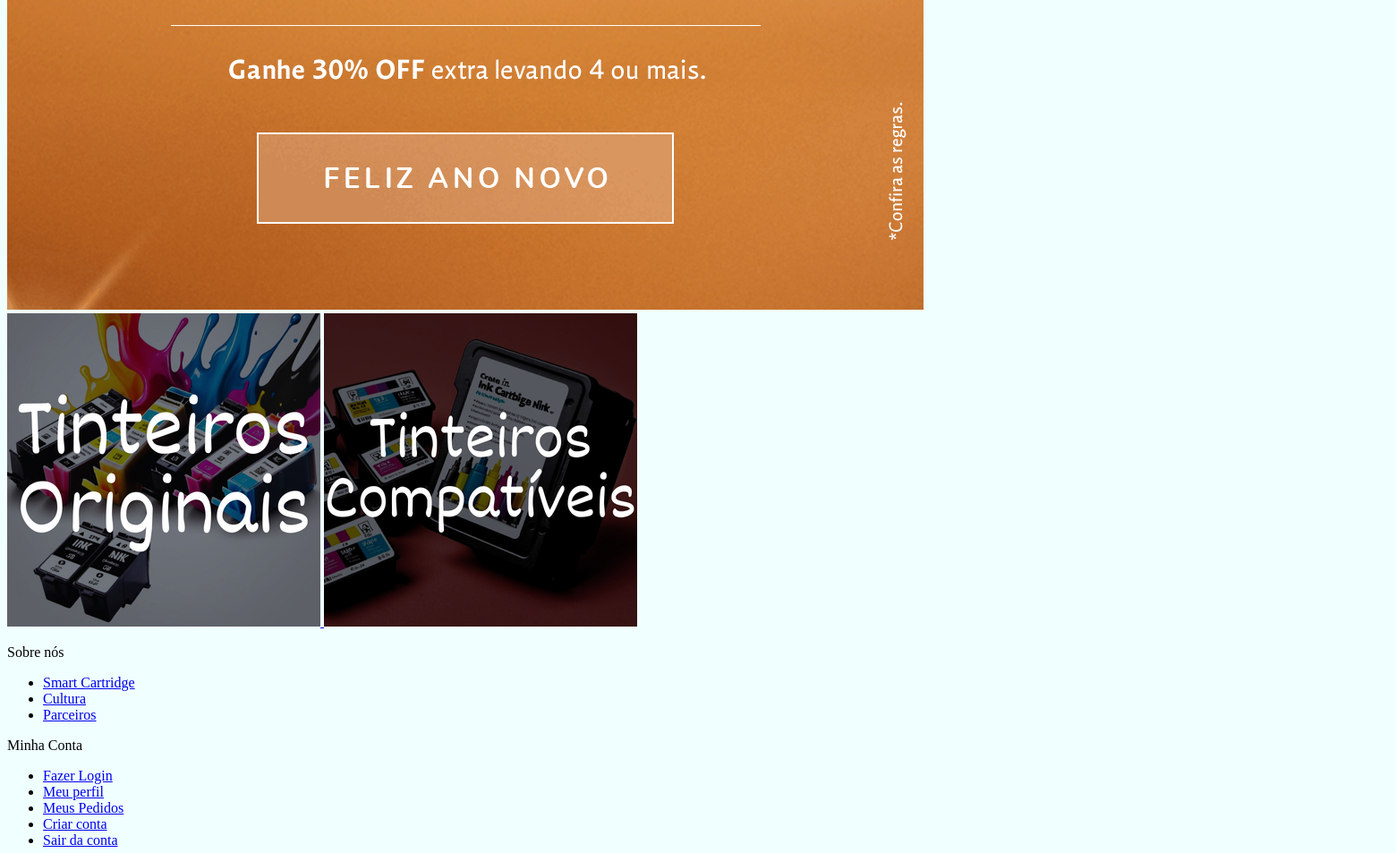
The app's page / (middle part), older data.
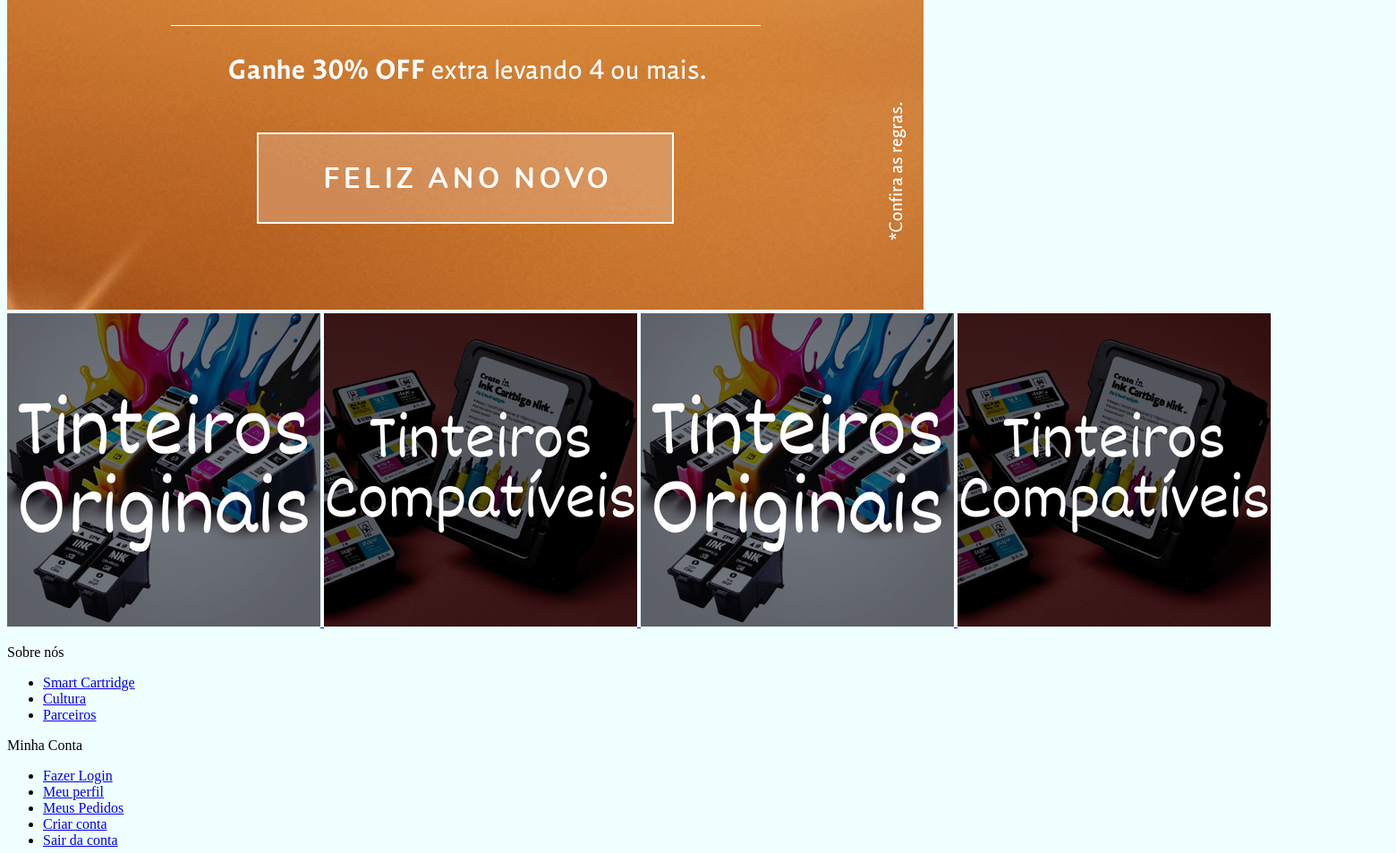
The same page, newer data.
### loja/models.py (models this page shows, shortened)
class Banner(models.Model):
    imagem = models.ImageField(null=True, blank=True)
    link_destino = models.CharField(max_length=400, null=True, blank=True)
    ativo = models.BooleanField(default=False)

### loja/views.py (the view)
# urls.py: path('', homepage, name="homepage"),
def homepage(request):
    banners = Banner.objects.filter(ativo=True)
    context = {"banners": banners}
    return render(request, 'homepage.html', context)

### loja/novos_context.py (called while the page is built)
def carrinho(request):
    quantidade_produtos_carrinho = 0
    if request.user.is_authenticated:
        cliente = request.user.cliente
    else:
        if request.COOKIES.get("id_sessao"):
            id_sessao = request.COOKIES.get("id_sessao")
            cliente, criado = Cliente.objects.get_or_create(id_sessao=id_sessao)
        else:
            return {"quantidade_produtos_carrinho": quantidade_produtos_carrinho}
    pedido, criado = Pedido.objects.get_or_create(cliente=cliente, finalizado=False)
    itens_pedido = ItensPedido.objects.filter(pedido=pedido)
    for item in itens_pedido:
        quantidade_produtos_carrinho += item.quantidade
    return {"quantidade_produtos_carrinho": quantidade_produtos_carrinho}

def categorias_tipos(request):
    categorias_navegacao = Categoria.objects.all()
    tipos_navegacao = Tipo.objects.all()
    return {"categorias_navegacao": categorias_navegacao, "tipos_navegacao": tipos_navegacao}

def faz_parte_equipe(request):
    equipe = False
    if request.user.is_authenticated:
        if request.user.groups.filter(name="equipe").exists():
            equipe = True
    return {"equipe": equipe}

### loja/templates/homepage.html (shortened to what this page needs)
{% extends 'base.html' %}
{% load static %}
{% block body %}
<main class="principal">
    <section class="banner-individual">
        <a href="{% url 'loja' %}">
          <img src="{% static 'images/gif2.gif' %}" alt="Banner Gif Mobile"/>
        </a>
      </section>
    <section class="banner-grid">
    {% for banner in banners %}
      <a href="{% url 'loja' %}{{ banner.link_destino }}">
        <img src="{{ banner.imagem.url }}" alt="{{ banner.link_destino }}"/>
      </a>
    {% endfor %}
    </section>
  </main>
{% endblock %}

### loja/templates/base.html (shortened to what this page needs)
{% load static %}
<!DOCTYPE html>
<html lang="pt-br">
<head>
    <link rel="stylesheet" type="text/css" href="{% static 'css/main.css' %}">
    <link href="https://cdnjs.cloudflare.com/ajax/libs/bootstrap-icons/1.10.5/font/bootstrap-icons.min.css" rel="stylesheet">
</head>
<body>
    {% block body %}
    {% endblock %}
    {% include 'rodape.html' %}
</body>
</html>

### loja/templates/navbar.html (shortened to what this page needs)
{% load static %}

### loja/templates/rodape.html (shortened to what this page needs)
<footer class="rodape">
    <section class="rodape__secao-formulario">
      <div class="rodape__container">
        <div class="rodape__informacoes">
          <div class="rodape__informacao">
            <p class="rodape__titulo">Sobre nós</p>
            <ul class="rodape__links">
              <li><a href="#">Smart Cartridge</a></li>
              <li><a href="#">Cultura</a></li>
              <li><a href="#">Parceiros</a></li>
            </ul>
          </div>
          <div class="rodape__informacao">
            <p class="rodape__titulo">Minha Conta</p>
            <ul class="rodape__links">
              <li><a href="{% url 'fazer_login' %}">Fazer Login</a></li>
              <li><a href="{% url 'minha_conta' %}">Meu perfil</a></li>
              <li><a href="{% url 'meus_pedidos' %}">Meus Pedidos</a></li>
              <li><a href="{% url 'criar_conta' %}">Criar conta</a></li>
              <li><a href="{% url 'fazer_logout' %}">Sair da conta</a></li>
            </ul>
          </div>
        </div>
      </div>
    </section>
</footer>

### static/css/main.css (style rules this page uses)
body { background-color:azure; }

Row changes from the older to the newer data that the page shows:
added Banner: imagem (picture)
added Banner: imagem (picture)
